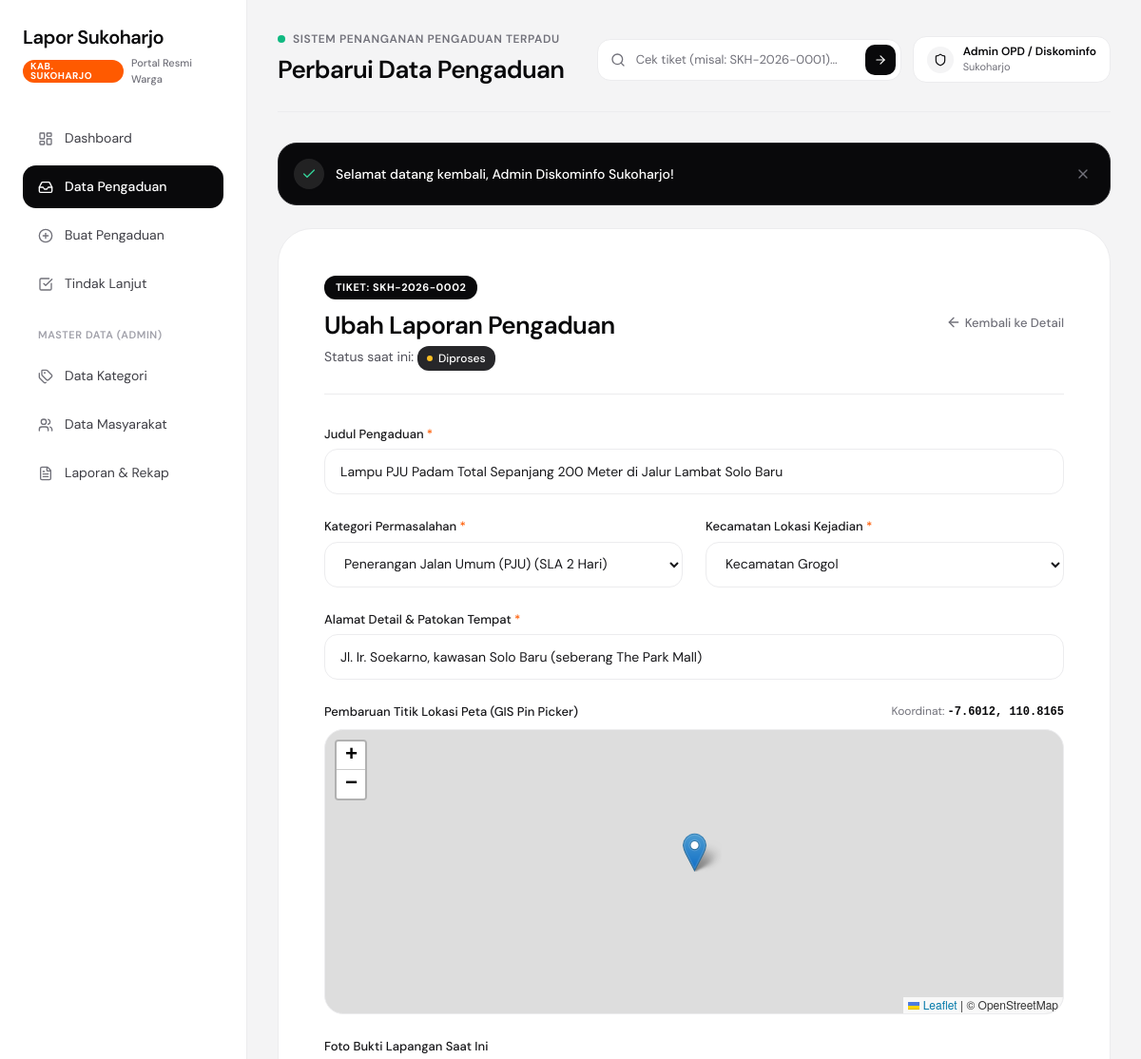
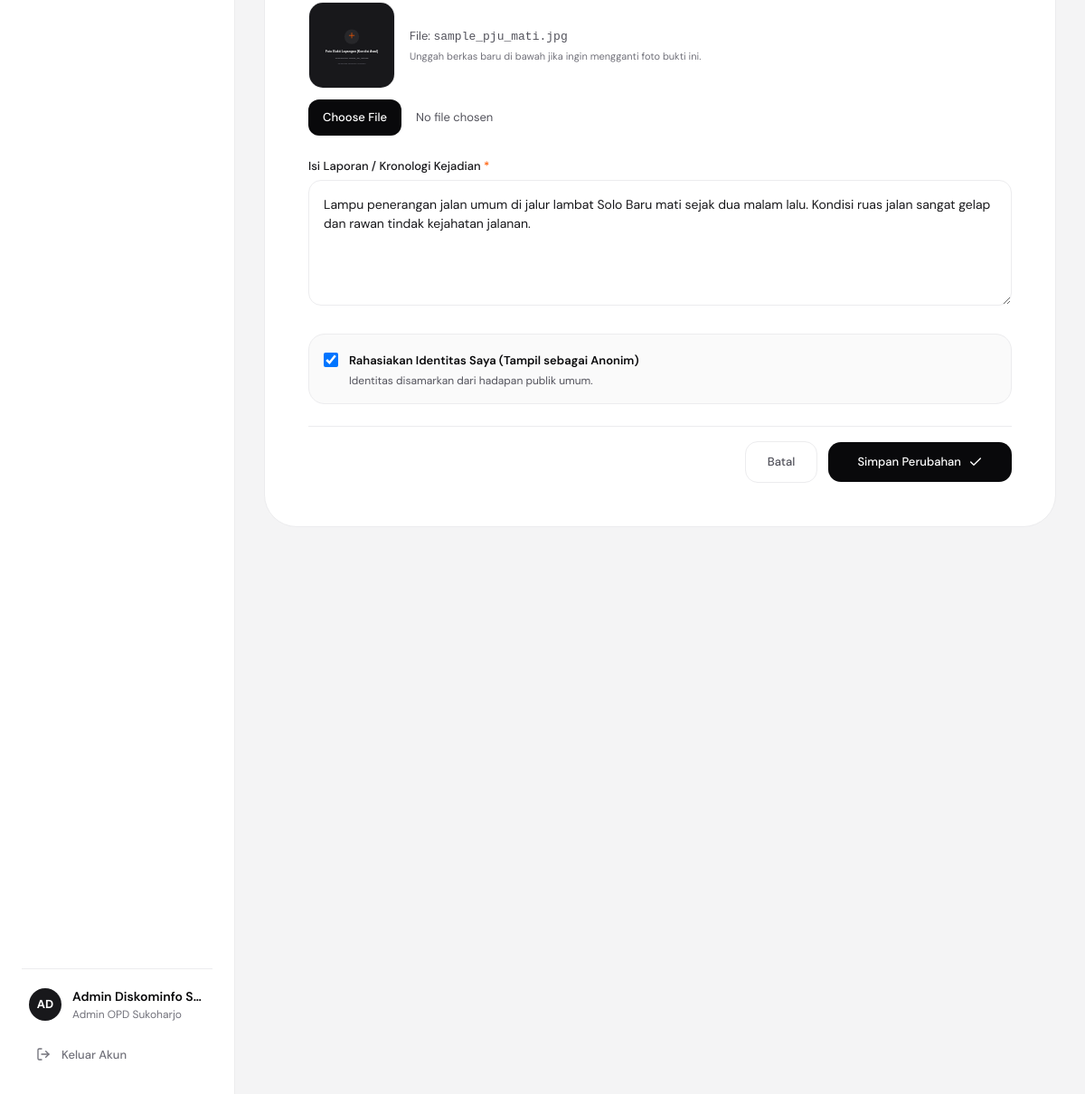
Page /edit_pengaduan.php?id=2 (signed in) on the committed database (2 pictures, top to bottom).
### tables this page shows
CREATE TABLE `pengaduan` (
    `id_pengaduan` INT AUTO_INCREMENT PRIMARY KEY,
    `kode_tracking` VARCHAR(20) NOT NULL UNIQUE,
    `id_user` INT NOT NULL,
    `id_kategori` INT NOT NULL,
    `judul_laporan` VARCHAR(200) NOT NULL,
    `isi_laporan` TEXT NOT NULL,
    `kecamatan_lokasi` VARCHAR(100) NOT NULL,
    `alamat_detail` VARCHAR(255) NOT NULL,
    `latitude` DECIMAL(10, 7) NOT NULL DEFAULT -7.6828000,
    `longitude` DECIMAL(10, 7) NOT NULL DEFAULT 110.8407000,
    `foto_bukti_awal` VARCHAR(255) NOT NULL,
    `is_anonim` TINYINT(1) NOT NULL DEFAULT 0,
    `status` ENUM('Baru', 'Verifikasi', 'Diproses', 'Selesai', 'Ditolak') NOT NULL DEFAULT 'Baru',
    `jumlah_dukungan` INT NOT NULL DEFAULT 1,
    `rating_kepuasan` INT NULL DEFAULT NULL,
    `ulasan_warga` TEXT NULL DEFAULT NULL,
    `tanggal_lapor` DATETIME NOT NULL DEFAULT CURRENT_TIMESTAMP,
    CONSTRAINT `fk_pengaduan_user` FOREIGN KEY (`id_user`) REFERENCES `users` (`id_user`) ON DELETE CASCADE ON UPDATE CASCADE,
    CONSTRAINT `fk_pengaduan_kategori` FOREIGN KEY (`id_kategori`) REFERENCES `kategori` (`id_kategori`) ON DELETE RESTRICT ON UPDATE CASCADE
);

CREATE TABLE `kategori` (
    `id_kategori` INT AUTO_INCREMENT PRIMARY KEY,
    `nama_kategori` VARCHAR(100) NOT NULL,
    `instansi_tujuan` VARCHAR(100) NOT NULL,
    `target_sla_hari` INT NOT NULL DEFAULT 3,
    `deskripsi` TEXT NULL
);

### edit_pengaduan.php (the view, shortened to what this page needs)
<?php
require_once __DIR__ . '/config/koneksi.php';
require_once __DIR__ . '/config/auth.php';
$id_pengaduan = (int)($_GET['id'] ?? 0);
$stmt = mysqli_prepare($koneksi, "SELECT * FROM pengaduan WHERE id_pengaduan = ? LIMIT 1");
mysqli_stmt_bind_param($stmt, "i", $id_pengaduan);
mysqli_stmt_execute($stmt);
$res = mysqli_stmt_get_result($stmt);
$aduan = mysqli_fetch_assoc($res);
$judul_laporan    = $aduan['judul_laporan'];
$isi_laporan      = $aduan['isi_laporan'];
$id_kategori      = (int)$aduan['id_kategori'];
$kecamatan_lokasi = $aduan['kecamatan_lokasi'];
$alamat_detail    = $aduan['alamat_detail'];
$latitude         = (float)$aduan['latitude'];
$longitude        = (float)$aduan['longitude'];
$is_anonim        = (int)$aduan['is_anonim'];
$kategori_res = mysqli_query($koneksi, "SELECT id_kategori, nama_kategori, instansi_tujuan, target_sla_hari FROM kategori ORDER BY nama_kategori ASC");
$kecamatan_list = get_kecamatan_sukoharjo();
require_once __DIR__ . '/includes/head.php';
?>
<div class="flex min-h-screen">
    <?php require_once __DIR__ . '/includes/sidebar.php'; ?>
    <main class="ml-[260px] flex-1 p-8 max-w-[1200px] w-full">
        <?php require_once __DIR__ . '/includes/topbar.php'; ?>
        <?= render_flash_alerts(); ?>
        <div class="bg-white rounded-[36px] border border-[#ececee] p-8 sm:p-12 mb-8">
            <div class="flex items-center justify-between pb-6 mb-8 border-b border-[#ececee]">
                <div>
                    <div class="inline-flex items-center gap-2 bg-[#09090b] text-white text-[11px] font-bold uppercase tracking-wider px-3 py-1 rounded-[12px] mb-2">
                        TIKET: <?= htmlspecialchars($aduan['kode_tracking']); ?>
                    </div>
                    <h2 class="text-[26px] font-semibold text-[#09090b] tracking-tight">
                        Ubah Laporan Pengaduan
                    </h2>
                    <p class="text-[14px] text-[#52525b] mt-0.5">
                        Status saat ini: <?= render_status_badge($aduan['status']); ?>
                    </p>
                </div>
                <a href="detail_pengaduan.php?id=<?= $id_pengaduan; ?>" class="text-[13px] text-[#71717a] hover:text-[#09090b] flex items-center gap-1 font-medium transition">
                    <i data-lucide="arrow-left" class="w-4 h-4"></i>
                    <span>Kembali ke Detail</span>
                </a>
            </div>
            <form action="edit_pengaduan.php?id=<?= $id_pengaduan; ?>" method="POST" enctype="multipart/form-data" class="space-y-6">
                <div>
                    <label class="block text-[13px] font-medium text-[#18181b] mb-1.5">
                        Judul Pengaduan <span class="text-[#ff5a00]">*</span>
                    </label>
                    <input type="text"
                           name="judul_laporan"
                           value="<?= htmlspecialchars($judul_laporan); ?>"
                           required
                           class="w-full h-12 px-4 bg-white border border-[#ececee] focus:border-[#09090b] rounded-[14px] text-[14px] text-[#18181b] outline-none transition">
                </div>
                <div class="grid grid-cols-1 md:grid-cols-2 gap-6">
                    <div>
                        <label class="block text-[13px] font-medium text-[#18181b] mb-1.5">
                            Kategori Permasalahan <span class="text-[#ff5a00]">*</span>
                        </label>
                        <select name="id_kategori"
                                required
                                class="w-full h-12 px-4 bg-white border border-[#ececee] focus:border-[#09090b] rounded-[14px] text-[14px] text-[#18181b] outline-none transition cursor-pointer">
                            <?php while ($cat = mysqli_fetch_assoc($kategori_res)): ?>
                                <option value="<?= $cat['id_kategori']; ?>" <?= ($id_kategori == $cat['id_kategori']) ? 'selected' : ''; ?>>
                                    <?= htmlspecialchars($cat['nama_kategori']); ?> (SLA <?= $cat['target_sla_hari']; ?> Hari)
                                </option>
                            <?php endwhile; ?>
                        </select>
                    </div>
                    <div>
                        <label class="block text-[13px] font-medium text-[#18181b] mb-1.5">
                            Kecamatan Lokasi Kejadian <span class="text-[#ff5a00]">*</span>
                        </label>
                        <select name="kecamatan_lokasi"
                                class="w-full h-12 px-4 bg-white border border-[#ececee] focus:border-[#09090b] rounded-[14px] text-[14px] text-[#18181b] outline-none transition cursor-pointer">
                            <?php foreach ($kecamatan_list as $kec): ?>
                                <option value="<?= htmlspecialchars($kec); ?>" <?= ($kecamatan_lokasi === $kec) ? 'selected' : ''; ?>>
                                    Kecamatan <?= htmlspecialchars($kec); ?>
                                </option>
                            <?php endforeach; ?>
                        </select>
                    </div>
                </div>
                <div>
                    <label class="block text-[13px] font-medium text-[#18181b] mb-1.5">
                        Alamat Detail & Patokan Tempat <span class="text-[#ff5a00]">*</span>
                    </label>
                    <input type="text"
                           name="alamat_detail"
                           value="<?= htmlspecialchars($alamat_detail); ?>"
                           required
                           class="w-full h-12 px-4 bg-white border border-[#ececee] focus:border-[#09090b] rounded-[14px] text-[14px] text-[#18181b] outline-none transition">
                </div>
                <div>
                    <div class="flex items-center justify-between mb-2">
                        <label class="block text-[13px] font-medium text-[#18181b]">
                            Pembaruan Titik Lokasi Peta (GIS Pin Picker)
                        </label>
                        <span class="text-[12px] text-[#71717a]">
                            Koordinat: <span id="display-coords" class="font-mono text-[#09090b] font-semibold"><?= $latitude; ?>, <?= $longitude; ?></span>
                        </span>
                    </div>
                    <div id="picker-map" class="w-full h-[300px] rounded-[20px] border border-[#ececee] overflow-hidden"></div>
                </div>
                <div>
                    <label class="block text-[13px] font-medium text-[#18181b] mb-1.5">
                        Foto Bukti Lapangan Saat Ini
                    </label>
                    <div class="flex items-center gap-4 mb-3">
                        <img src="<?= get_bukti_image_url($aduan['foto_bukti_awal'], 'awal'); ?>"
                             alt="Bukti Awal"
                             class="w-24 h-24 object-cover rounded-[16px] border border-[#ececee]">
                        <div class="text-[13px] text-[#52525b]">
                            <div>File: <code><?= htmlspecialchars($aduan['foto_bukti_awal']); ?></code></div>
                            <div class="text-[11px] text-[#71717a] mt-1">Unggah berkas baru di bawah jika ingin mengganti foto bukti ini.</div>
                        </div>
                    </div>
                    <input type="file"
                           name="foto_bukti"
                           accept=".jpg,.jpeg,.png,.webp"
                           class="w-full text-[13px] text-[#52525b] file:mr-4 file:py-2.5 file:px-4 file:rounded-[12px] file:border-0 file:text-[13px] file:font-medium file:bg-[#09090b] file:text-white hover:file:bg-[#18181b] cursor-pointer">
                </div>
                <div>
                    <label class="block text-[13px] font-medium text-[#18181b] mb-1.5">
                        Isi Laporan / Kronologi Kejadian <span class="text-[#ff5a00]">*</span>
                    </label>
                    <textarea name="isi_laporan"
                              rows="5"
                              required
                              class="w-full p-4 bg-white border border-[#ececee] focus:border-[#09090b] rounded-[14px] text-[14px] text-[#18181b] outline-none transition"><?= htmlspecialchars($isi_laporan); ?></textarea>
                </div>
                <div class="p-4 bg-[#fafafa] rounded-[18px] border border-[#ececee] flex items-start gap-3">
                    <input type="checkbox"
                           name="is_anonim"
                           id="is_anonim"
                           value="1"
                           <?= ($is_anonim == 1) ? 'checked' : ''; ?>
                           class="mt-1 w-4 h-4 rounded border-[#ececee] text-[#09090b] focus:ring-0">
                    <div>
                        <label for="is_anonim" class="text-[13px] font-semibold text-[#09090b] cursor-pointer">
                            Rahasiakan Identitas Saya (Tampil sebagai Anonim)
                        </label>
                        <p class="text-[12px] text-[#52525b] mt-0.5">
                            Identitas disamarkan dari hadapan publik umum.
                        </p>
                    </div>
                </div>
                <div class="pt-4 border-t border-[#ececee] flex items-center justify-end gap-3">
                    <a href="detail_pengaduan.php?id=<?= $id_pengaduan; ?>" class="px-6 py-3 rounded-[14px] border border-[#ececee] text-[#52525b] hover:text-[#09090b] hover:bg-[#f4f4f5] text-[13px] font-medium transition">
                        Batal
                    </a>
                    <button type="submit"
                            class="px-8 py-3 bg-[#09090b] hover:bg-[#18181b] text-white rounded-[14px] font-medium text-[13px] flex items-center gap-2 transition cursor-pointer">
                        <span>Simpan Perubahan</span>
                        <i data-lucide="check" class="w-4 h-4"></i>
                    </button>
                </div>
            </form>
        </div>
    </main>
</div>
<?php require_once __DIR__ . '/includes/footer.php'; ?>

### includes/head.php (style rules this page uses)
body { font-family: 'DM Sans', -apple-system, BlinkMacSystemFont, "Segoe UI", Roboto, sans-serif; -webkit-font-smoothing: antialiased; -moz-osx-font-smoothing: grayscale; }

### rows in the picture
pengaduan: kode_tracking "SKH-2026-0002", judul_laporan "Lampu PJU Padam Total Sepanjang 200 Meter di Jalur Lambat Solo Baru", id_kategori "Penerangan Jalan Umum (PJU) (SLA 2 Hari)", kecamatan_lokasi "Kecamatan Grogol", alamat_detail "Jl. Ir. Soekarno, kawasan Solo Baru (seberang The Park Mall)", latitude "-7.6012", longitude "110.8165", foto_bukti_awal (picture), foto_bukti_awal "sample_pju_mati.jpg", isi_laporan "Lampu penerangan jalan umum di jalur lambat Solo Baru mati sejak dua malam lalu. Kondisi ruas jalan sangat gelap dan rawan tindak kejahatan jalanan.", is_anonim "☑"

### other values in the picture
substr($user['nama_lengkap'], 0, 2) "AD"
$user['nama_lengkap'] "Admin Diskominfo S…"
$page_heading "Perbarui Data Pengaduan"
$user['kecamatan'] "Sukoharjo"
$msg "Selamat datang kembali, Admin Diskominfo Sukoharjo!"
